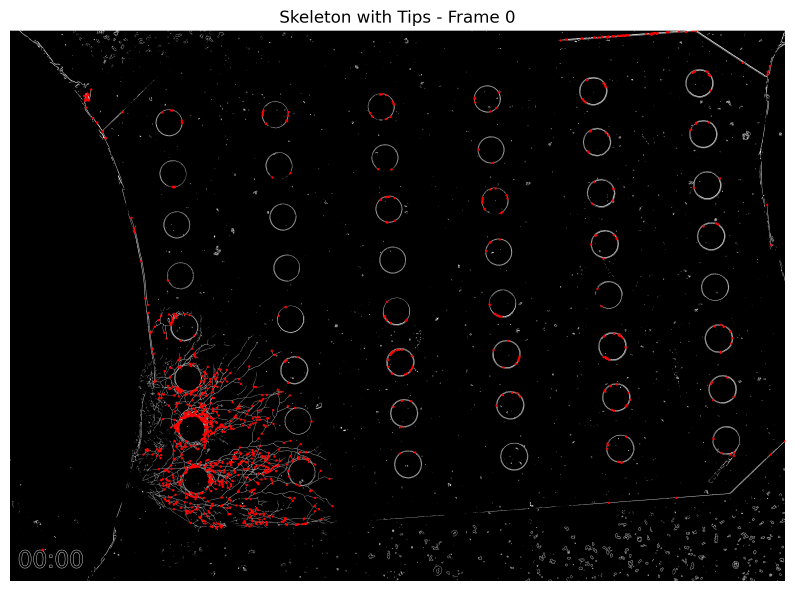
#> input picture outputs/timelapse 1_processed/visuals/tips_frame_0.png, 2385 x 1773 px, given in place of o, which was not available (shown at 1/3 size)
$ python -i FINAL.py   (imports and definitions only)
#> lines starting #> are read from the running program, lines starting #| are printed output that depends on the picture; after the words box and inside, x2 and y2 are one past the last pixel; in counts of white or black regions, pixels touching at a corner belong together; pictures that were not available may be replaced by others from this repository, and a replacement may not be noted
import logging
import sys
import tifffile as tiff
import time
import os
import cv2
import numpy as np
from skimage import io, color
from skimage.filters import threshold_otsu
from skimage.morphology import skeletonize, remove_small_objects
from skimage.measure import label, regionprops
from skimage.exposure import rescale_intensity
from scipy.ndimage import convolve
import matplotlib.pyplot as plt
import math
import os


# ========== IMAGE PROCESSING FUNCTIONS ==========

# Preprocess Image
def preprocess_image(image, crop_points = [
    (1625, 1032), (1827, 3045), (1897, 5848),
    (2614, 6323), (9328, 5879), (9875, 5354),
    (9652, 2133), (9592, 376), (1988, 780)]):
    """
    Preprocess the image by cropping (using a predefined polygon region),
    applying Otsu's thresholding, and binarizing the image.

    :param image: Grayscale image as a NumPy array.
    :return: Binary image as a NumPy array (1 for foreground, 0 for background).
    """

    # Step 1: Create a mask for non-rectangular cropping
    # Create an empty mask
    mask = np.zeros_like(image, dtype=np.uint8)

    # Define the polygon and fill it on the mask
    polygon = np.array(crop_points, dtype=np.int32)
    cv2.fillPoly(mask, [polygon], 255)  # Fill the polygon with white (255)

    # Apply the mask to the image
    image = cv2.bitwise_and(image, image, mask=mask)

    # Step 2: Apply Otsu's thresholding
    threshold = threshold_otsu(image)                                           # Compute optimal threshold using Otsu's method
    binary_image = image > threshold                                            # Binarize image using the threshold

    # Step 3: Return the binary image
    return binary_image.astype(np.uint8)                                        # Convert to uint8 for further processing

# Skeletonize Image
def skeletonize_image(binary_image):
    """
    Skeletonize a binary image to reduce structures to 1-pixel-wide lines.
    :param binary_image: Binary image as input.
    :return: Skeletonized binary image.
    """
    return skeletonize(binary_image > 0)  # Convert to boolean and skeletonize

# Remove small objects (e.g., spores or noise)
def filter_hyphae(binary_image, min_size=100):
    """
    Remove small connected components (e.g., spores or noise) to retain only large hyphae.
    :param binary_image: Binary image of the skeleton.
    :param min_size: Minimum size (in pixels) for connected components to retain.
    :return: Filtered binary image with small components removed.
    """
    labeled_image = label(binary_image)                                         # Label connected components in the image
    filtered_image = remove_small_objects(labeled_image, min_size=min_size)     # Remove small components
    return filtered_image > 0                                                   # Return as binary image (True for retained components)


# ========== VISUALIZATION FUNCTIONS ==========
# Display Image
# [106 lines left out: functions show_image, display_tips, visualize_tracked_tips, save_to_csv, not called in this run]


import os
import numpy as np
from scipy.ndimage import convolve
from skimage.measure import label
import csv

# [43 lines left out: function find_hyphal_endpoints, not called in this run]


#DISTANCE TO REGIONS OF INTEREST
# Example: Regions of interest (e.g., spore centroids)

# !!!!!!!!!!!!!!!!!!!!!!!!!!!!!!!!!!!!!!!!!!!!!!!!!!!!!!!!!!!!!!!!!!!!!!!!!!!!!!!!!!!!!!!!!!!!!!!!!!!!!!!!!!!!!!!!!!!!!!!!!!!!!!!!!!!!!!!!!!!!
# ADD VALUE FROM GUI HERE!!!!!!!!!!!!!!!!!!!!!!!!!!!!!!!!!!!!!!!!!!!!!!!!!!!!!!!!!!!!!!!!!!!!!!!!!!!!!!!!!!!!!!!!!!!!!!!!!!!!!!!!!!!!!!!!!!!!!


# roi = [(int(sys.argv[]), int(sys.argv[])), (int(sys.argv[]), int(sys.argv[]))]
import os
import cv2
import numpy as np
import csv

# [394 lines left out: functions calculate_distances_to_roi_and_visualize, closest_point_on_line_segment, draw_dotted_line, calculate_average_growth_rate, calculate_growth_angles, calculate_tip_size and 2 more, not called in this run]


#============ BRANCHING FREQUENCY ===============
import os
import csv
from scipy.spatial.distance import cdist

# [184 lines left out: functions calculate_branching_rate, find_biomass, calculate_biomass_over_time, identify_spores, not called in this run]


#NUMBER/SIZE/DISTRIBUTION OF SPORES (SPHERICAL STRUCTURES)
from scipy.spatial.distance import cdist

# [125 lines left out: function track_spores_over_time, not called in this run]


# ========== SEQUENCE PROCESSING ==========

# Process a sequence of images and track tips
def process_sequence(image_files, min_size=50, distance_threshold=15): # adjust threshold as needed after testing
    """
    Process a sequence of images and track hyphal tips over time.

    :param image_files: List of file paths to the PNG images.
    :param min_size: Minimum size for connected components (filtering small noise).
    :param distance_threshold: Maximum distance to consider two tips as the same.
    :return: Dictionary of tracked tips.
    """
#> called with min_size = 50, distance_threshold = 15
    tip_positions = []  # List to store tip positions for each frame

    for file in image_files:
        # Load and preprocess the image
        image = cv2.imread(file, cv2.IMREAD_GRAYSCALE)
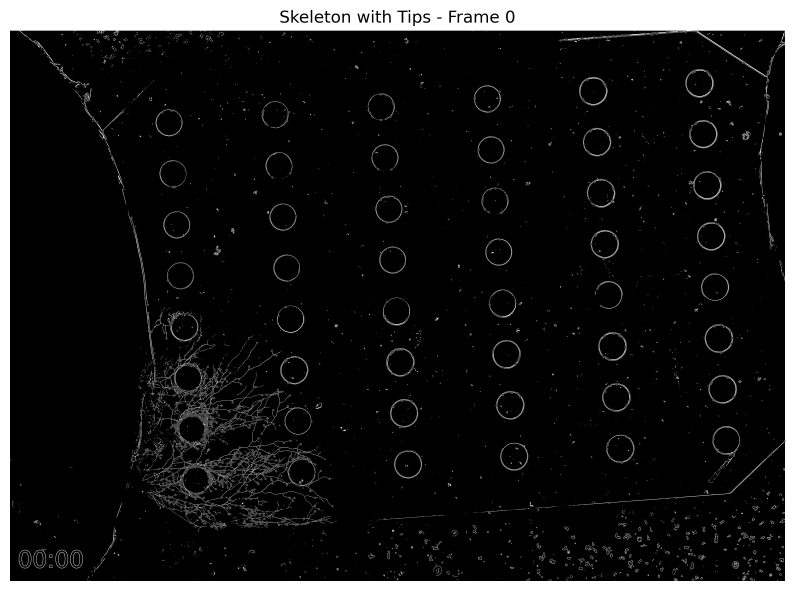
#> image: shape (1773, 2385) (shown at 1/3 size); min 0, max 255, mean 27
        binary_image = preprocess_image(image)
#> in preprocess_image, `polygon = np.array(crop_points, dtype=np.int32)`: polygon = [[1625, 1032], [1827, 3045], [1897, 5848], [2614, 6323], [9328, 5879], [9875, 5354], [9652, 2133], [9592, 376], [1988, 780]]
#> in preprocess_image, `cv2.fillPoly(mask, [polygon], 255)`:
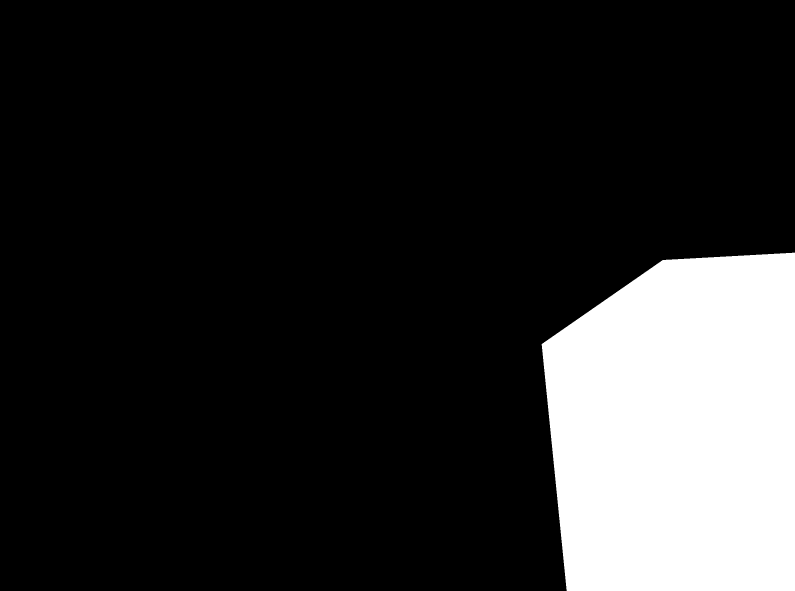
#> mask: shape (1773, 2385) (shown at 1/3 size); 16.2% white; 1 white region, box (x1, y1, x2, y2) and area: (1625, 758, 2385, 1773) 685387
#> in preprocess_image, `image = cv2.bitwise_and(image, image, mask=mask)`:
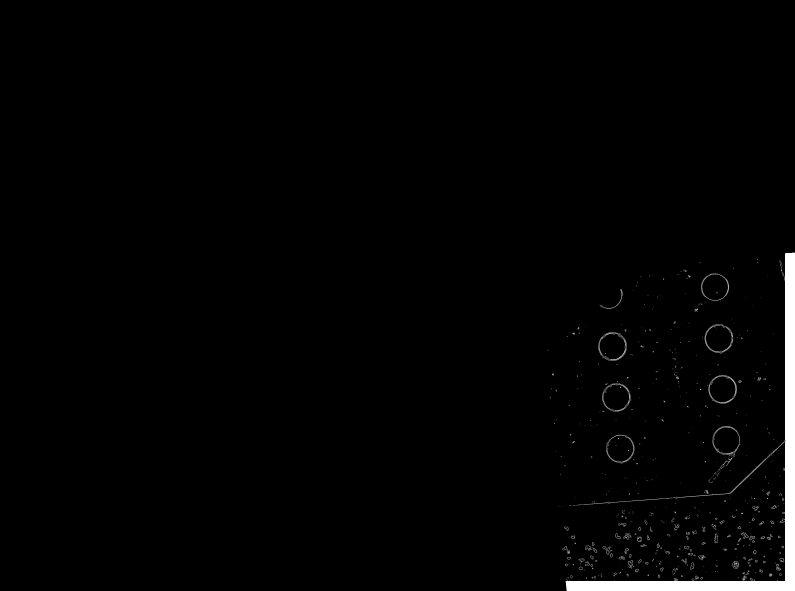
#> image: shape (1773, 2385) (shown at 1/3 size); min 0, max 255, mean 3.6
#> in preprocess_image, `threshold = threshold_otsu(image)                                     ..`: threshold = 121
#> in preprocess_image, `binary_image = image > threshold`:
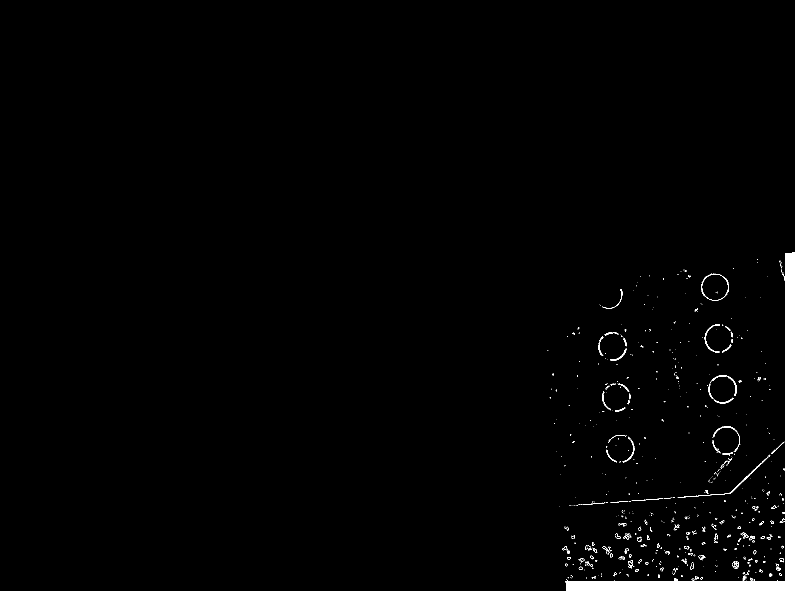
#> binary_image: shape (1773, 2385) bool (shown at 1/3 size); 1.4% white; 781 white regions (678 under 20 px), largest, box (x1, y1, x2, y2) and area: (1697, 758, 2385, 1773) 50231, (2033, 1366, 2311, 1493) 537, (2104, 821, 2187, 902) 403
        skeleton = skeletonize_image(binary_image)
#> in skeletonize_image, `return skeletonize(binary_image > 0)`:
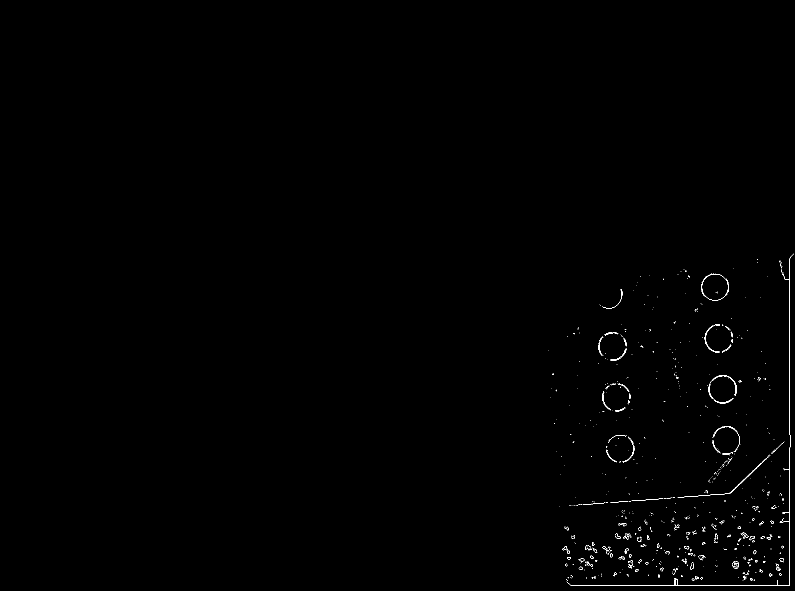
#> returned value: shape (1773, 2385) bool (shown at 1/3 size); 0.22% white in thin lines or dots, all inside (x1, y1, x2, y2) = (1644, 761, 2382, 1758)
        filtered_skeleton = filter_hyphae(skeleton, min_size=min_size)
#> in filter_hyphae, `labeled_image = label(binary_image)`: labeled_image: shape (1773, 2385) int32; 782 distinct labels, from 0 to 781
#> in filter_hyphae, `filtered_image = remove_small_objects(labeled_image, min_size=min_size)`: filtered_image: shape (1773, 2385) int32; 23 distinct labels, from 0 to 523
#> in filter_hyphae, `return filtered_image > 0`:
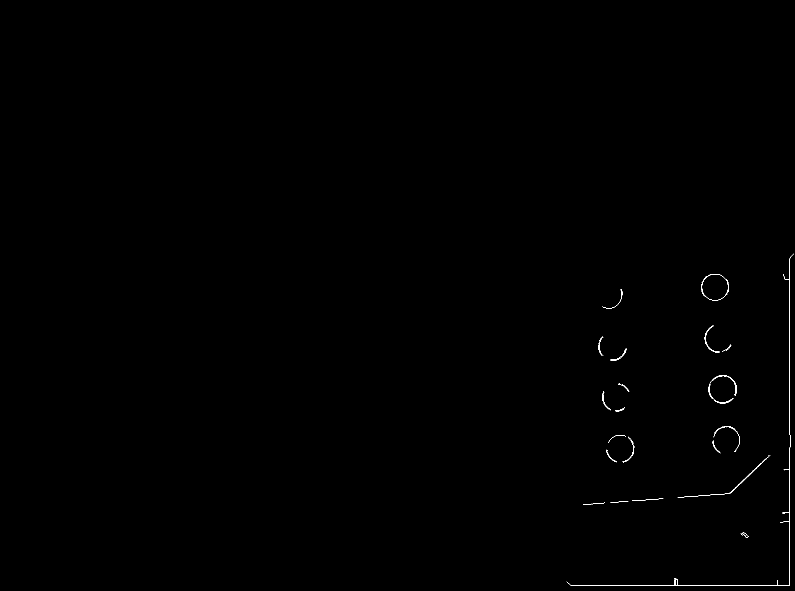
#> returned value: shape (1773, 2385) bool (shown at 1/3 size); 0.11% white in thin lines or dots, all inside (x1, y1, x2, y2) = (1700, 761, 2382, 1758)

        # Find tips in the current frame
#> (the run stopped early here; a loop or call above may not have finished)

$ run again, on outputs/timelapse 1_processed/visuals/tips_frame_12.png
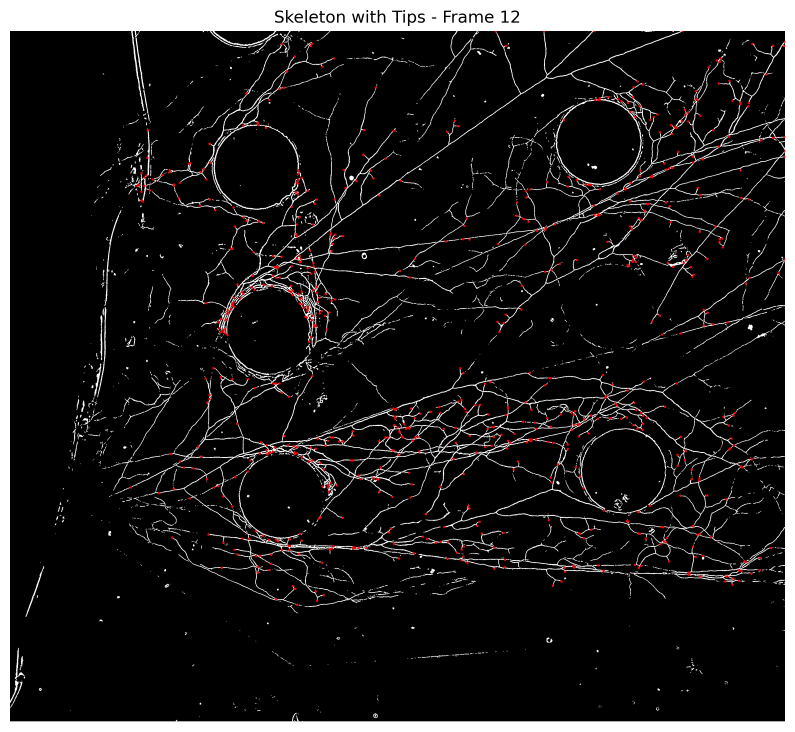
#> input picture outputs/timelapse 1_processed/visuals/tips_frame_12.png, 2385 x 2194 px, given in place of o, which was not available (shown at 1/3 size)
#> polygon = [[1625, 1032], [1827, 3045], [1897, 5848], [2614, 6323], [9328, 5879], [9875, 5354], [9652, 2133], [9592, 376], [1988, 780]]
#> in preprocess_image, `cv2.fillPoly(mask, [polygon], 255)`:
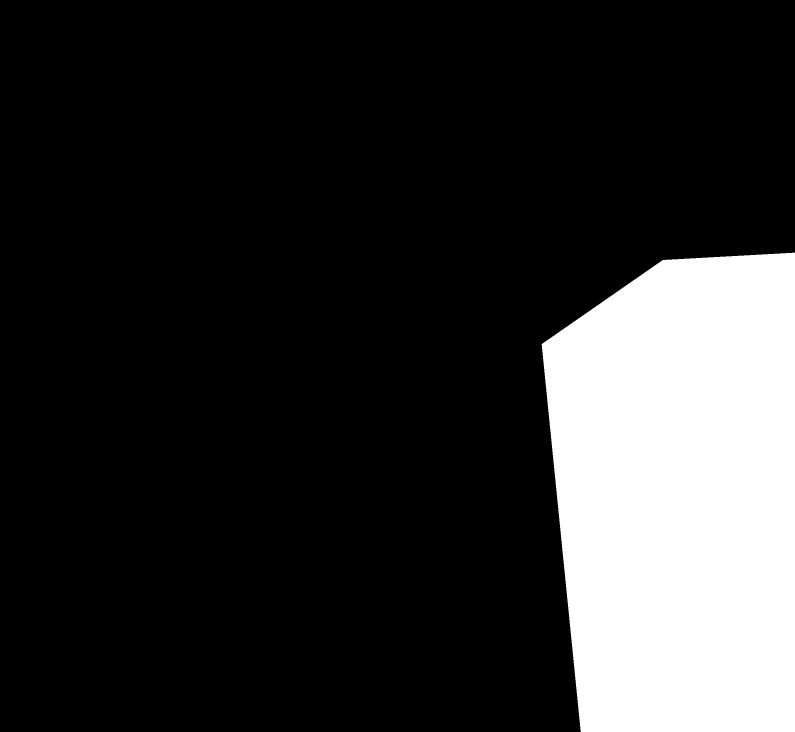
#> mask: shape (2194, 2385) (shown at 1/3 size); 18.4% white; 1 white region, box (x1, y1, x2, y2) and area: (1625, 758, 2385, 2194) 965155
#> threshold = 121
#> binary_image: shape (2194, 2385) bool; 1.9% white; 537 white regions (364 under 20 px), largest, box (x1, y1, x2, y2) and area: (1739, 758, 2385, 2194) 62327, (1656, 1127, 2203, 1337) 4309, (1926, 1217, 2252, 1577) 3119
#> labeled_image: shape (2194, 2385) int32; 538 distinct labels, from 0 to 537
#> filtered_image: shape (2194, 2385) int32; 45 distinct labels, from 0 to 479
#> in filter_hyphae, `return filtered_image > 0`:
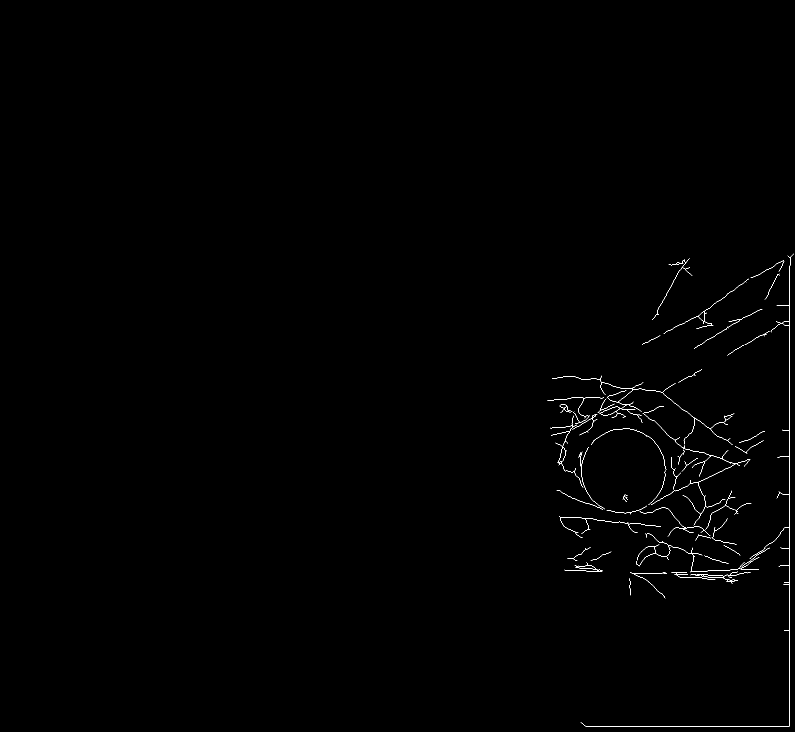
#> returned value: shape (2194, 2385) bool (shown at 1/3 size); 0.24% white in thin lines or dots, all inside (x1, y1, x2, y2) = (1642, 761, 2382, 2179)
